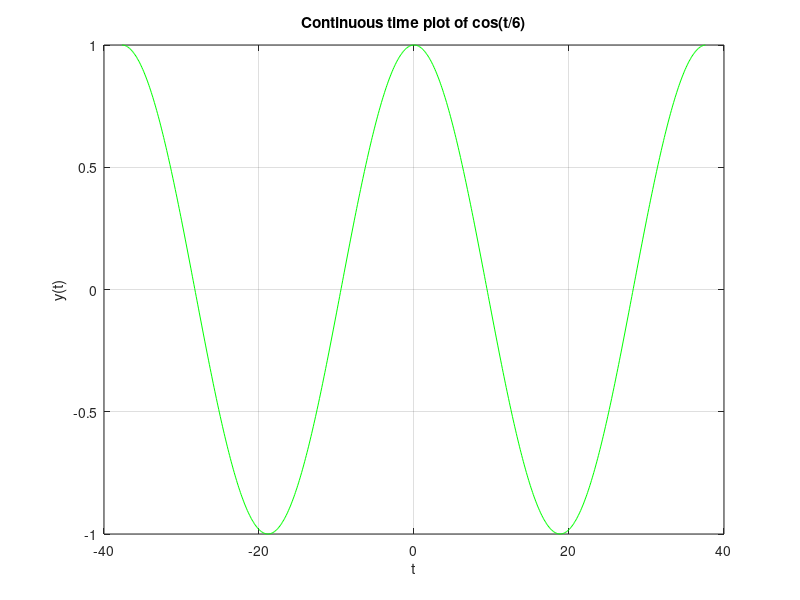

Write the MATLAB code that produced this figure.
inputs = -12*pi:0.1:12*pi;
outputs = cos(inputs/6);

plot(inputs, outputs, 'g')
title('Continuous time plot of cos(t/6)')
xlabel('t')
ylabel('y(t)')
grid on